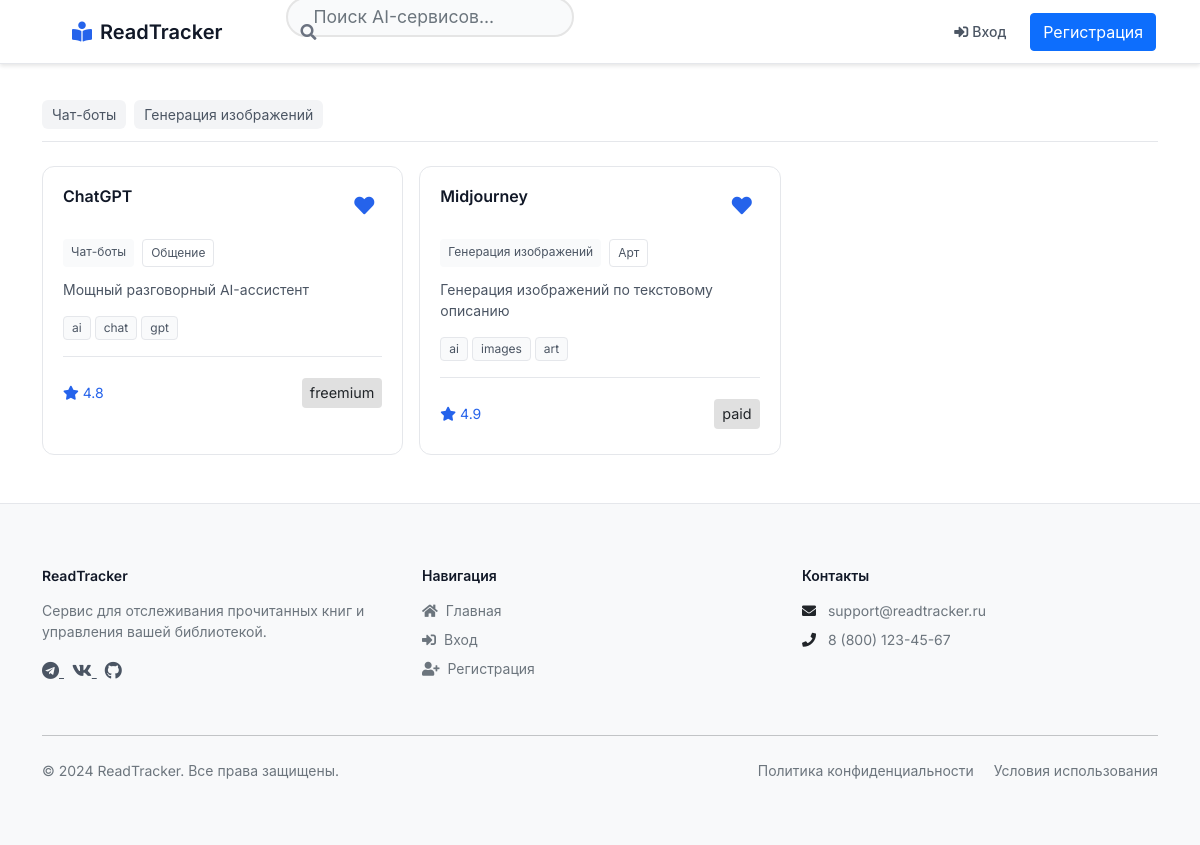
The page / on the database its author committed.
### app.py (models this page shows)
class Service(db.Model):
    id = db.Column(db.Integer, primary_key=True)
    title = db.Column(db.String(100), nullable=False)
    description = db.Column(db.Text, nullable=False)
    category = db.Column(db.String(50), nullable=False)
    subcategory = db.Column(db.String(50))
    tags = db.Column(db.String(200))  # Store tags as comma-separated string
    detailed_description = db.Column(db.Text)
    pricing_type = db.Column(db.String(20))  # 'free', 'paid', 'freemium'
    pricing = db.Column(db.Text)
    link = db.Column(db.String(200))
    rating = db.Column(db.Float, default=0.0)
    created_at = db.Column(db.DateTime, default=db.func.current_timestamp())
    favorites = db.relationship('Favorite', backref='service', lazy=True)
    views = db.relationship('ViewHistory', backref='service', lazy=True)
    reviews = db.relationship('Review', backref='service', lazy=True)

### app.py (the view)
@app.route('/')
@gzipped
def index():
    services = Service.query.all()
    categories = db.session.query(Service.category).distinct()
    return render_template('index.html', services=services, categories=categories)

### app.py (called while the page is built, shortened)
def gzipped(f):
    @wraps(f)
    def view_func(*args, **kwargs):
        @after_this_request
        def zipper(response):
            accept_encoding = request.headers.get('Accept-Encoding', '')
            if 'gzip' not in accept_encoding.lower():
                return response
        return f(*args, **kwargs)
    return view_func

@app.context_processor
def utility_processor():
    return {
        'current_app': current_app
    }

### templates/index.html (shortened to what this page needs)
{% extends "base.html" %}
{% block content %}
<div class="container py-4">
    <div class="category-nav">
        {% for category in categories %}
            <div class="category-item">{{ category.category }}</div>
        {% endfor %}
    </div>
    <div class="services-grid">
        {% for service in services %}
            <div class="service-card" data-id="{{ service.id }}">
                <div class="service-card-header">
                    <h2 class="service-title">{{ service.title }}</h2>
                    <button class="favorite-btn {% if service.id in favorites %}active{% endif %}"
                            data-id="{{ service.id }}"
                            onclick="toggleFavorite({{ service.id }})">
                        <i class="fas {% if service.id in favorites %}fa-heart{% else %}fa-heart{% endif %}"></i>
                    </button>
                </div>
                <div class="service-category">
                    <span class="category-badge">{{ service.category }}</span>
                    {% if service.subcategory %}
                        <span class="subcategory-badge">{{ service.subcategory }}</span>
                    {% endif %}
                </div>
                <p class="service-description">{{ service.description }}</p>
                {% if service.tags %}
                <div class="tags">
                    {% for tag in service.tags.split(',') %}
                        <span class="tag">{{ tag }}</span>
                    {% endfor %}
                </div>
                {% endif %}
                <div class="service-footer">
                    <div class="rating">
                        <i class="fas fa-star"></i>
                        <span>{{ "%.1f"|format(service.rating) }}</span>
                    </div>
                    <div class="pricing-type">{{ service.pricing_type }}</div>
                </div>
            </div>
        {% endfor %}
    </div>
</div>
{% endblock %}

### static/css/style.css (style rules this page uses)
:root { --primary: #2563eb; --primary-dark: #1d4ed8; --text-primary: #111827; --text-secondary: #4b5563; --border-color: #e5e7eb; --bg-hover: #f3f4f6; --bg-secondary: #f9fafb; --success: #059669; --danger: #dc2626; --accent: #FFD700; --accent-dark: #FFC700; --dark: #1A1A1A; --gray-dark: #333333; --gray: #666666; --gray-light: #E5E5E5; --white: #FFFFFF; --secondary-color: #f5f5f5; --text-color: #333; --border-radius: 8px; }
* { margin: 0; padding: 0; box-sizing: border-box; font-family: 'Inter', -apple-system, BlinkMacSystemFont, sans-serif; }
body { background: #fff; color: var(--text-primary); font-family: 'Inter', sans-serif; }
.container { max-width: 1400px; margin: 0 auto; padding: 40px; }
.services-grid { display: grid; grid-template-columns: repeat(auto-fill, minmax(300px, 1fr)); gap: 16px; padding: 24px 0; }
.service-card { background: #fff; border: 1px solid var(--border-color); border-radius: 12px; padding: 1.25rem; transition: all 0.2s; }
.service-card-header { display: flex; justify-content: space-between; align-items: flex-start; margin-bottom: 0.75rem; }
.service-title { font-size: 1rem; font-weight: 600; color: var(--text-primary); margin: 0; }
.service-category { display: flex; gap: 0.5rem; margin-bottom: 0.75rem; }
.category-badge { font-size: 0.75rem; padding: 0.25rem 0.5rem; background: var(--bg-secondary); color: var(--text-secondary); border-radius: 4px; }
.subcategory-badge { font-size: 0.75rem; padding: 0.25rem 0.5rem; background: #fff; color: var(--text-secondary); border: 1px solid var(--border-color); border-radius: 4px; }
.service-description { font-size: 0.875rem; color: var(--text-secondary); line-height: 1.5; margin-bottom: 1rem; }
.service-footer { display: flex; justify-content: space-between; align-items: center; margin-top: 1rem; padding-top: 1rem; border-top: 1px solid var(--border-color); }
.tags { display: flex; flex-wrap: wrap; gap: 4px; margin-bottom: 12px; }
.tag { font-size: 0.75rem; padding: 2px 8px; background: var(--bg-secondary); color: var(--text-secondary); border-radius: 4px; border: 1px solid var(--border-color); }
.rating { display: flex; align-items: center; gap: 0.25rem; color: var(--primary); font-size: 0.875rem; }
.rating i { color: var(--primary); }
.favorite-btn { background: none; border: none; padding: 0.5rem; color: var(--primary); cursor: pointer; transition: all 0.2s; border-radius: 6px; }
.favorite-btn i { font-size: 1.25rem; }
.pricing-type { display: inline-block; padding: 4px 8px; border-radius: 4px; margin: 5px 0; font-size: 0.9em; background-color: #e0e0e0; }

### templates/base.html (style rules this page uses)
body { margin: 0; font-family: 'Inter', sans-serif; min-height: 100vh; display: flex; flex-direction: column; font-size: 14px; background: #fff; color: #111827; }
.container { max-width: 1232px; margin: 0 auto; padding: 0 16px; }
.category-nav { display: flex; align-items: center; gap: 8px; flex-wrap: wrap; padding: 12px 0; border-bottom: 1px solid #e5e7eb; }
.category-item { display: inline-flex; align-items: center; gap: 4px; font-size: 0.875rem; padding: 4px 10px; border-radius: 6px; color: #4b5563; background: #f3f4f6; transition: all 0.2s; cursor: pointer; }

### rows shown on the page
Service: title "ChatGPT", category "Чат-боты", subcategory "Общение", description "Мощный разговорный AI-ассистент", tag "ai" "chat" "gpt", rating "4.8", pricing_type "freemium"
Service: title "Midjourney", category "Генерация изображений", subcategory "Арт", description "Генерация изображений по текстовому описанию", tag "ai" "images" "art", rating "4.9", pricing_type "paid"

### other values the page prints
{{ category.category }} "Чат-боты" "Генерация изображений"
